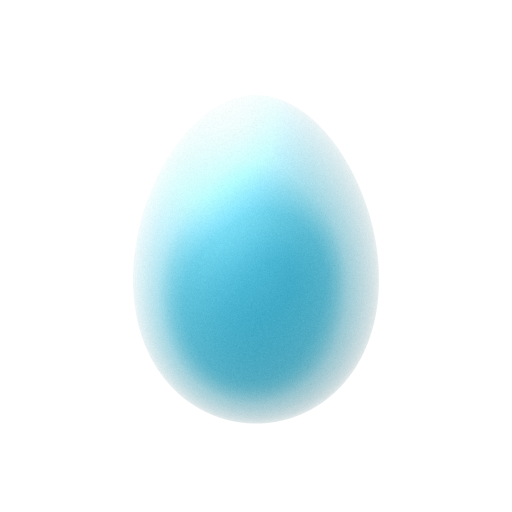
#> input picture assets/dreamegg/out/dreamegg_01.png, 1024 x 1024 px (shown at 1/2 size); its folder holds 4 pictures in this run
$ python egg_assets.py ../assets/dreamegg/out/dreamegg_01.png
#> lines starting #> are read from the running program, lines starting #| are printed output that depends on the picture
#!/usr/bin/env python3
"""꿈알 12단계 PNG 껍데기·빛 24장(assets/dreamegg/out) → 사이트·아티팩트에 함께 올리는 작은 WEBP 파일 egg/*.webp
+ 그 파일 이름 목록 src/js/flow/egg-art.js (파일이 바뀌면 ?v= 값이 바뀌어서 휴대폰에 저장된 옛 그림 대신 새 그림을 받음)

PNG 다시 만들기: cd assets/dreamegg && SS=2 python3 hatch.py 1 2 3 4 5 6 7 8 9 10 11 12
그림 다시 만들기: python3 tools/egg_assets.py
목록만 다시 쓰기(egg/ 파일은 그대로): python3 tools/egg_assets.py --list
"""
import os, sys, hashlib
ROOT = os.path.dirname(os.path.dirname(os.path.abspath(__file__)))
OUT = os.path.join(ROOT, 'assets', 'dreamegg', 'out')
EGG = os.path.join(ROOT, 'egg')
NAMES = [f'shell-{k:02d}.webp' for k in range(1, 13)] + [f'light-{k:02d}.webp' for k in range(1, 13)]

def encode():
    from PIL import Image
    os.makedirs(EGG, exist_ok=True)
    for k in range(1, 13):
        for src, dst, q, size, aq in [(f'dreamegg_{k:02d}.png', f'shell-{k:02d}.webp', 86, 640, 100),
                                      (f'dreamegg_{k:02d}_light.png', f'light-{k:02d}.webp', 75, 512, 70)]:   # 빛은 흐릿해서 작게 줄여도 티가 안 남
            p = os.path.join(OUT, src); assert os.path.exists(p), f'{src} 이(가) 있어야 해요'
            Image.open(p).resize((size, size), Image.LANCZOS).save(os.path.join(EGG, dst), 'WEBP', quality=q, alpha_quality=aq, method=6)
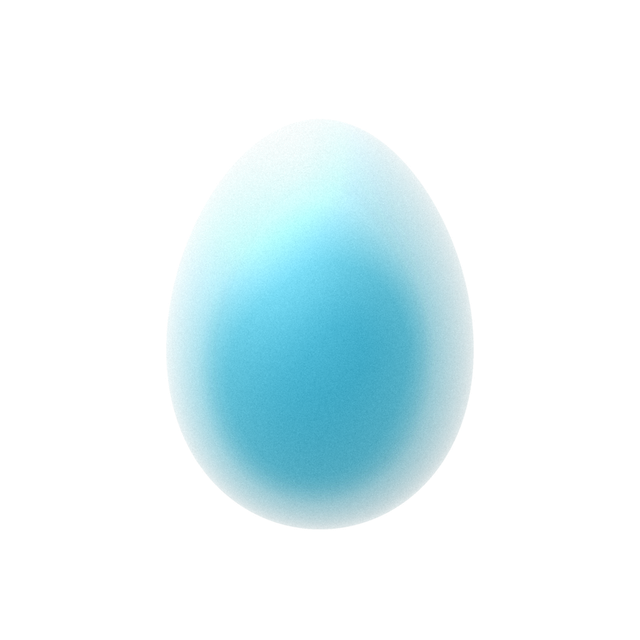
#> saved as shell-01.webp: PIL image 640x640 RGBA; mean R, G, B, A 36.5, 51.7, 55.2, 57.3; transparent parts drawn white
#> pass 2 of the loop in encode, `for k in range(1, 13):`:
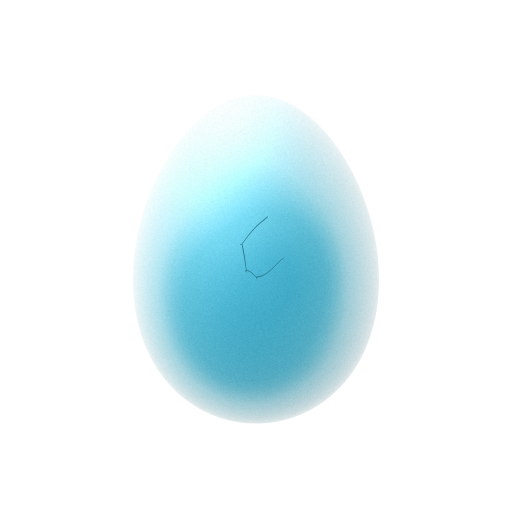
#> input picture assets/dreamegg/out/dreamegg_02.png, 1024 x 1024 px (shown at 1/2 size)
#> in encode, `Image.open(p).resize((size, size), Image.LANCZOS).save(os.path.join(EG..`:
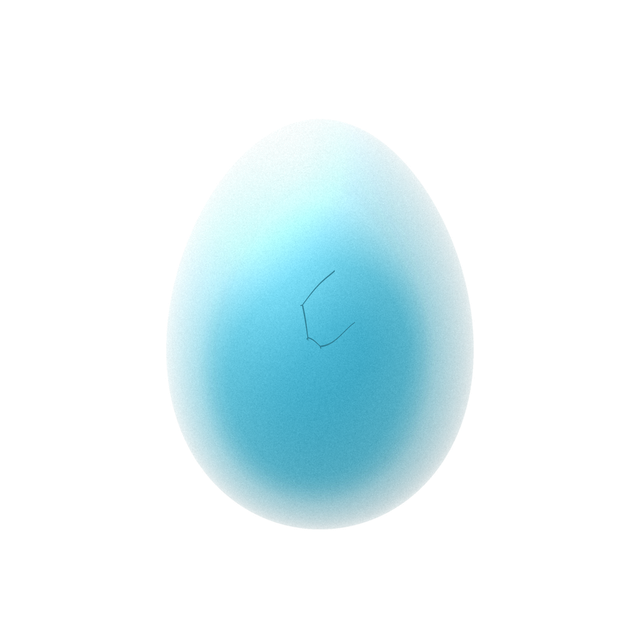
#> saved as shell-02.webp: PIL image 640x640 RGBA; mean R, G, B, A 36.4, 51.7, 55.1, 57.3; transparent parts drawn white

def write_list():
    h = hashlib.sha1()
    for n in NAMES: h.update(open(os.path.join(EGG, n), 'rb').read())
    v = h.hexdigest()[:8]
    out = os.path.join(ROOT, 'src', 'js', 'flow', 'egg-art.js')
    with open(out, 'w', encoding='utf8') as w:
        w.write('// 꿈알 12단계 그림 파일 목록 (tools/egg_assets.py가 만듦 — 직접 고치지 말 것). 그림은 egg/ 폴더(페이지 옆)에 따로 있음\n')
        w.write('// EGG_ART = 껍데기(금은 빛 없는 틈), EGG_LIGHT = 같은 구도의 빛만(틈에서 새는 빛 + 속빛). 앱에서 겹쳐 놓고 빛만 숨 쉬듯 움직임\n')
        w.write(f"const EGG_V='{v}',EGG_ART=[],EGG_LIGHT=[];\n")
        w.write("for(let k=1;k<=12;k++){const n=String(k).padStart(2,'0');EGG_ART.push(`egg/shell-${n}.webp?v=${EGG_V}`);EGG_LIGHT.push(`egg/light-${n}.webp?v=${EGG_V}`)}\n")
        w.write("[EGG_ART[0],EGG_LIGHT[0]].forEach(u=>{const i=new Image();i.src=u});   // 첫 장은 페이지가 열리자마자 미리 받아 둠(알이 늦게 뜨지 않게)\n")
    total = sum(os.path.getsize(os.path.join(EGG, n)) for n in NAMES)
    print(os.path.relpath(out, ROOT), f'v={v}', f'egg/ {len(NAMES)}개 {total // 1024}KB')

if __name__ == '__main__':
#> (the run stopped early here; a loop or call above may not have finished)
